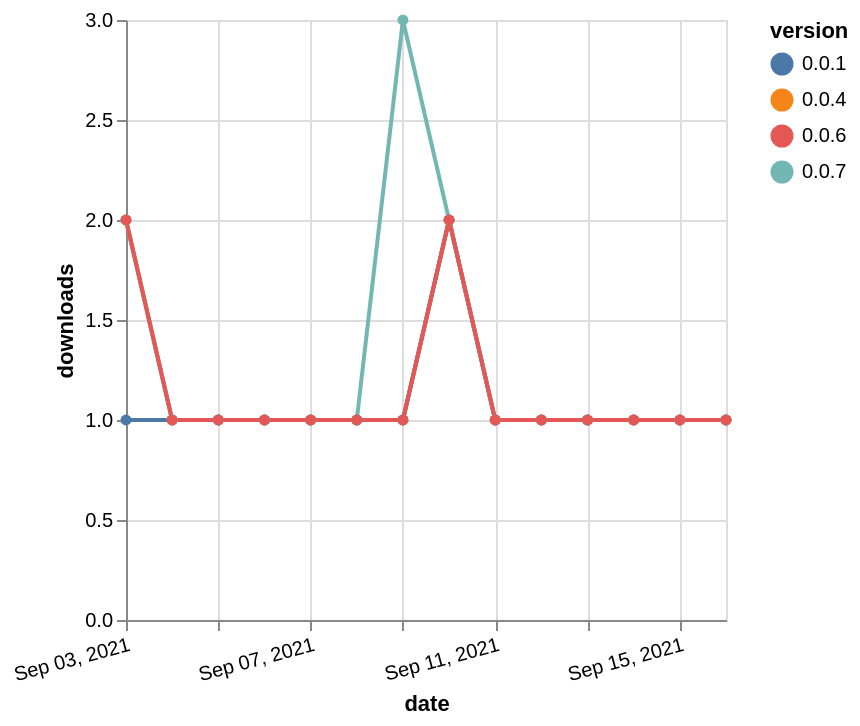

Vega-Lite specification for this chart:
### Vega-Lite specification from a JSON file in a GitHub repository (floating-point values rounded to 4 significant figures)
{"$schema": "https://vega.github.io/schema/vega-lite/v5.json", "description": "A simple bar chart with embedded data.", "data": {"values": [{"date": "2021-09-03", "total": 131, "delta": 2, "version": "0.0.4"}, {"date": "2021-09-04", "total": 132, "delta": 1, "version": "0.0.4"}, {"date": "2021-09-05", "total": 133, "delta": 1, "version": "0.0.4"}, {"date": "2021-09-06", "total": 134, "delta": 1, "version": "0.0.4"}, {"date": "2021-09-07", "total": 135, "delta": 1, "version": "0.0.4"}, {"date": "2021-09-08", "total": 136, "delta": 1, "version": "0.0.4"}, {"date": "2021-09-09", "total": 137, "delta": 1, "version": "0.0.4"}, {"date": "2021-09-10", "total": 139, "delta": 2, "version": "0.0.4"}, {"date": "2021-09-11", "total": 140, "delta": 1, "version": "0.0.4"}, {"date": "2021-09-12", "total": 141, "delta": 1, "version": "0.0.4"}, {"date": "2021-09-13", "total": 142, "delta": 1, "version": "0.0.4"}, {"date": "2021-09-14", "total": 143, "delta": 1, "version": "0.0.4"}, {"date": "2021-09-15", "total": 144, "delta": 1, "version": "0.0.4"}, {"date": "2021-09-16", "total": 145, "delta": 1, "version": "0.0.4"}, {"date": "2021-09-03", "total": 140, "delta": 1, "version": "0.0.1"}, {"date": "2021-09-04", "total": 141, "delta": 1, "version": "0.0.1"}, {"date": "2021-09-05", "total": 142, "delta": 1, "version": "0.0.1"}, {"date": "2021-09-06", "total": 143, "delta": 1, "version": "0.0.1"}, {"date": "2021-09-07", "total": 144, "delta": 1, "version": "0.0.1"}, {"date": "2021-09-08", "total": 145, "delta": 1, "version": "0.0.1"}, {"date": "2021-09-09", "total": 146, "delta": 1, "version": "0.0.1"}, {"date": "2021-09-10", "total": 148, "delta": 2, "version": "0.0.1"}, {"date": "2021-09-11", "total": 149, "delta": 1, "version": "0.0.1"}, {"date": "2021-09-12", "total": 150, "delta": 1, "version": "0.0.1"}, {"date": "2021-09-13", "total": 151, "delta": 1, "version": "0.0.1"}, {"date": "2021-09-14", "total": 152, "delta": 1, "version": "0.0.1"}, {"date": "2021-09-15", "total": 153, "delta": 1, "version": "0.0.1"}, {"date": "2021-09-16", "total": 154, "delta": 1, "version": "0.0.1"}, {"date": "2021-09-03", "total": 108, "delta": 2, "version": "0.0.7"}, {"date": "2021-09-04", "total": 109, "delta": 1, "version": "0.0.7"}, {"date": "2021-09-05", "total": 110, "delta": 1, "version": "0.0.7"}, {"date": "2021-09-06", "total": 111, "delta": 1, "version": "0.0.7"}, {"date": "2021-09-07", "total": 112, "delta": 1, "version": "0.0.7"}, {"date": "2021-09-08", "total": 113, "delta": 1, "version": "0.0.7"}, {"date": "2021-09-09", "total": 116, "delta": 3, "version": "0.0.7"}, {"date": "2021-09-10", "total": 118, "delta": 2, "version": "0.0.7"}, {"date": "2021-09-11", "total": 119, "delta": 1, "version": "0.0.7"}, {"date": "2021-09-12", "total": 120, "delta": 1, "version": "0.0.7"}, {"date": "2021-09-13", "total": 121, "delta": 1, "version": "0.0.7"}, {"date": "2021-09-14", "total": 122, "delta": 1, "version": "0.0.7"}, {"date": "2021-09-15", "total": 123, "delta": 1, "version": "0.0.7"}, {"date": "2021-09-16", "total": 124, "delta": 1, "version": "0.0.7"}, {"date": "2021-09-03", "total": 117, "delta": 2, "version": "0.0.6"}, {"date": "2021-09-04", "total": 118, "delta": 1, "version": "0.0.6"}, {"date": "2021-09-05", "total": 119, "delta": 1, "version": "0.0.6"}, {"date": "2021-09-06", "total": 120, "delta": 1, "version": "0.0.6"}, {"date": "2021-09-07", "total": 121, "delta": 1, "version": "0.0.6"}, {"date": "2021-09-08", "total": 122, "delta": 1, "version": "0.0.6"}, {"date": "2021-09-09", "total": 123, "delta": 1, "version": "0.0.6"}, {"date": "2021-09-10", "total": 125, "delta": 2, "version": "0.0.6"}, {"date": "2021-09-11", "total": 126, "delta": 1, "version": "0.0.6"}, {"date": "2021-09-12", "total": 127, "delta": 1, "version": "0.0.6"}, {"date": "2021-09-13", "total": 128, "delta": 1, "version": "0.0.6"}, {"date": "2021-09-14", "total": 129, "delta": 1, "version": "0.0.6"}, {"date": "2021-09-15", "total": 130, "delta": 1, "version": "0.0.6"}, {"date": "2021-09-16", "total": 131, "delta": 1, "version": "0.0.6"}]}, "width": "container", "mark": {"type": "line", "point": {"filled": true}}, "encoding": {"x": {"field": "date", "type": "temporal", "timeUnit": "yearmonthdate", "title": "date", "axis": {"labelAngle": -15}}, "y": {"field": "delta", "type": "quantitative", "title": "downloads"}, "color": {"field": "version", "type": "nominal"}, "tooltip": {"field": "delta"}}}
